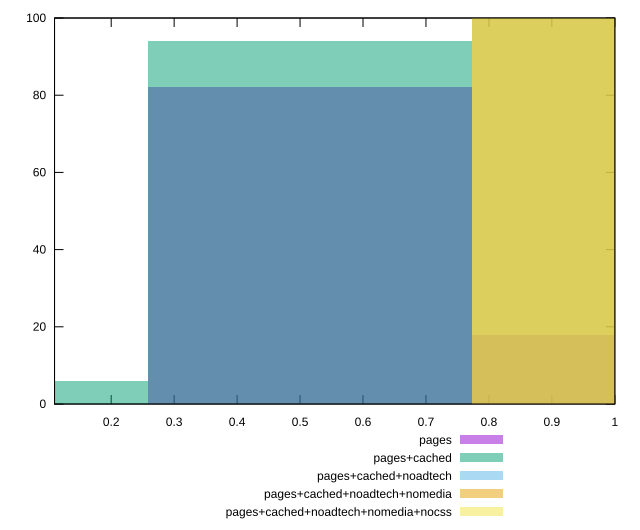

Recreate this plot in gnuplot.
reset

$pages <<EOF
0.5154045969265743 82
1.0308091938531485 18
EOF

$pagesCached <<EOF
0.5154045969265743 94
0 6
EOF

$pagesCachedNoadtech <<EOF
1.0308091938531485 100
EOF

$pagesCachedNoadtechNomedia <<EOF
1.0308091938531485 100
EOF

$pagesCachedNoadtechNomediaNocss <<EOF
1.0308091938531485 100
EOF

set key outside below
set boxwidth 0.5154045969265743
set xrange [0.11:1]
set yrange [0:100]
set trange [0:100]
set style fill transparent solid 0.5 noborder
set terminal svg size 640, 530 enhanced background rgb 'white'
set output "report_00011_2021-02-09T10:53:21.242Z/total-blocking-time/comparison/histogram/all_score.svg"

plot $pages title "pages" with boxes, \
     $pagesCached title "pages+cached" with boxes, \
     $pagesCachedNoadtech title "pages+cached+noadtech" with boxes, \
     $pagesCachedNoadtechNomedia title "pages+cached+noadtech+nomedia" with boxes, \
     $pagesCachedNoadtechNomediaNocss title "pages+cached+noadtech+nomedia+nocss" with boxes

reset
